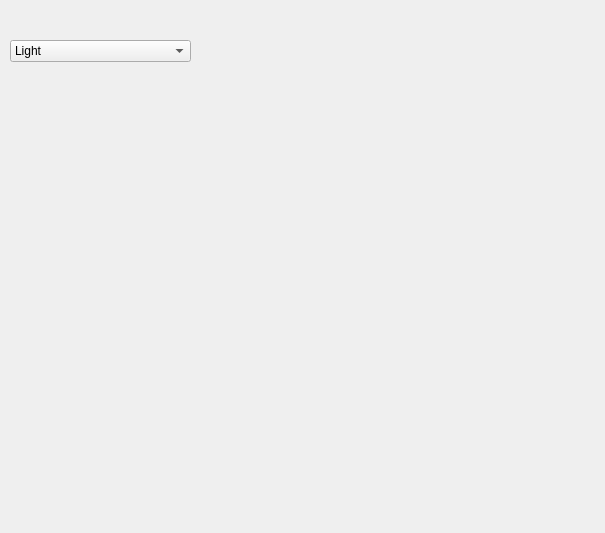
<?xml version="1.0" encoding="UTF-8"?>
<ui version="4.0">
 <class>ChartViewer</class>
 <widget class="QWidget" name="ChartViewer">
  <property name="geometry">
   <rect>
    <x>0</x>
    <y>0</y>
    <width>605</width>
    <height>533</height>
   </rect>
  </property>
  <property name="windowTitle">
   <string>Form</string>
  </property>
  <widget class="QWidget" name="Display" native="true">
   <property name="geometry">
    <rect>
     <x>-1</x>
     <y>89</y>
     <width>611</width>
     <height>441</height>
    </rect>
   </property>
  </widget>
  <widget class="QComboBox" name="Themes">
   <property name="geometry">
    <rect>
     <x>10</x>
     <y>40</y>
     <width>181</width>
     <height>22</height>
    </rect>
   </property>
   <item>
    <property name="text">
     <string>Light</string>
    </property>
   </item>
   <item>
    <property name="text">
     <string>BlueCerulean</string>
    </property>
   </item>
   <item>
    <property name="text">
     <string>Dark</string>
    </property>
   </item>
   <item>
    <property name="text">
     <string>BrownSand</string>
    </property>
   </item>
   <item>
    <property name="text">
     <string>BlueNcs</string>
    </property>
   </item>
   <item>
    <property name="text">
     <string>HighContrast</string>
    </property>
   </item>
   <item>
    <property name="text">
     <string>BlueIcy</string>
    </property>
   </item>
   <item>
    <property name="text">
     <string>Qt</string>
    </property>
   </item>
  </widget>
 </widget>
 <resources/>
 <connections/>
</ui>
